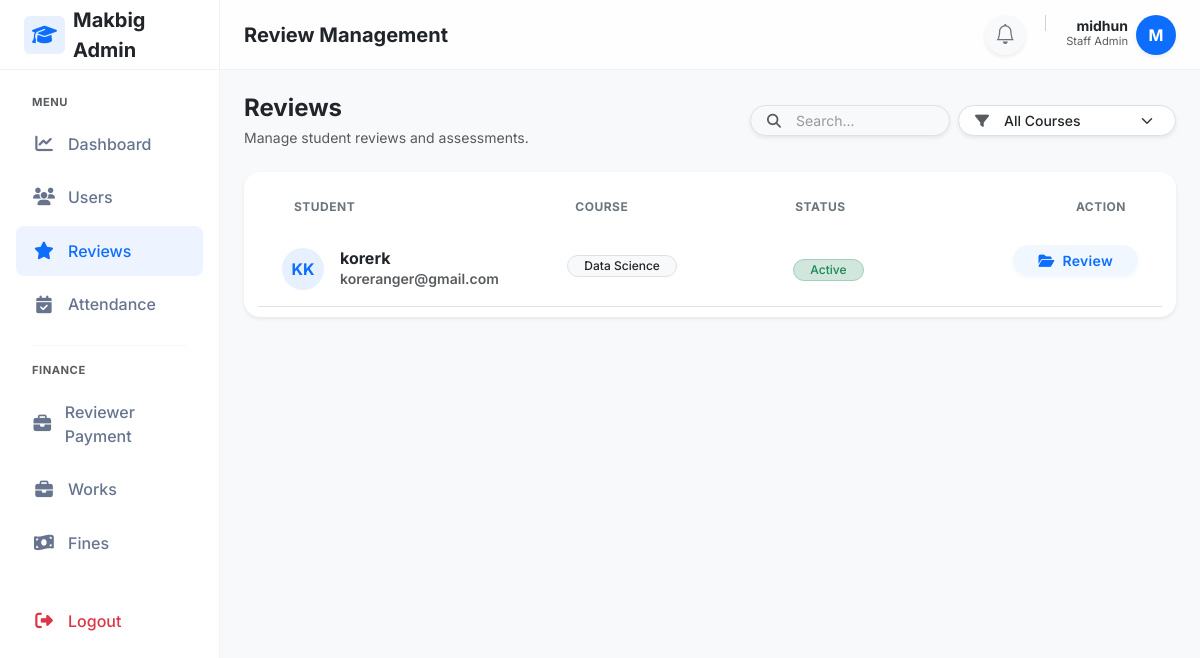
Page /staff/reviews/ (signed in) on the earlier database version.
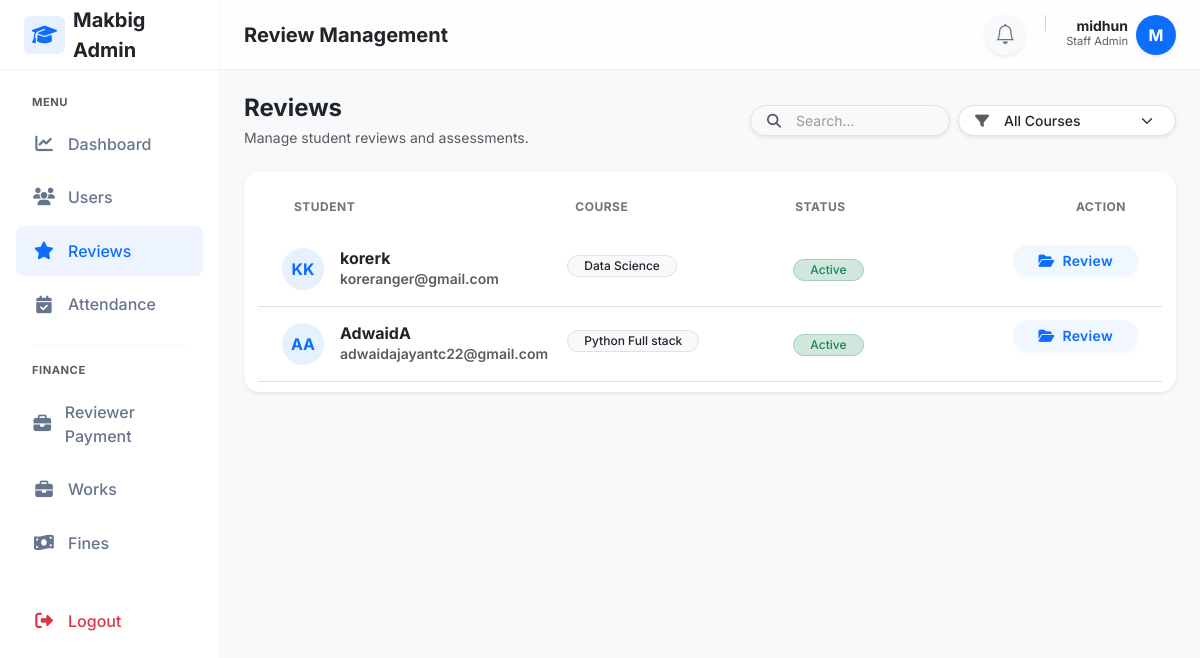
Same page on the later database version.
### adminpanel/models.py (models this page shows, shortened)
class StudentProfile(models.Model):
    user=models.OneToOneField(User, on_delete=models.CASCADE)
    course=models.ForeignKey(Course,on_delete=models.PROTECT)
    is_active = models.BooleanField(default=True)
    enrollment_date=models.DateField(auto_now_add=True)
    progress_percent=models.DecimalField(max_digits=5, decimal_places=2, default=0,validators=[MinValueValidator(Decimal('0.00')),MaxValueValidator(Decimal('100.00'))])

class User(AbstractUser):
    email=models.EmailField(unique=True,db_index=True)
    mobile_number = models.CharField(max_length=15, blank=True, null=True,validators=[mobile_validator])
    is_student=models.BooleanField(default=False)
    first_name = models.CharField(max_length=100,validators=[name_validator])
    last_name = models.CharField(max_length=100,validators=[name_validator])

class Course(models.Model):
    name=models.CharField(max_length=200)
    description=models.TextField(blank=True,null=True, max_length=2000)
    duration_months=models.PositiveIntegerField(default=6,validators=[MinValueValidator(1),MaxValueValidator(60)])

### reviews/views.py (the view)
# urls.py: path('staff/reviews/', views.staff_review_list, name='staff_review_list'),
@login_required(login_url='staff_login')
@user_passes_test(is_staff_user, login_url='staff_login')
def staff_review_list(request):
    courses=Course.objects.all()
    selected_course=request.GET.get('course')
    students=StudentProfile.objects.select_related('user','course')
    if selected_course:
        students=students.filter(course_id=selected_course)
    return render(request,'reviews/staff_review_list.html',{
        'courses':courses,
        'students':students,
        'selected_course':selected_course,
    })

### reviews/views.py (called while the page is built)
def is_staff_user(user):
    return user.is_active and (user.is_staff or user.is_superuser)

### reviewtickets/context_processors.py (called while the page is built)
def ticket_notifications(request):
    if request.user.is_authenticated and request.user.is_staff:
        count = ReviewTicket.objects.filter(
            status='pending',
            is_seen=False
        ).count()
        return {'ticket_notification_count': count}
    return {}

### templates/reviews/staff_review_list.html (shortened to what the changed rows need)
{% extends "layouts/staff_layout.html" %}
{% block content %}
<div class="card border-0 shadow-sm rounded-4 overflow-hidden">
    <div class="card-body p-0">
        {% for student in students %}
        <div class="student-row p-3 p-md-0 border-bottom">
            <div class="row align-items-center m-0 gx-3">
                <div class="col-12 col-md-4 py-md-3 ps-md-4 mb-2 mb-md-0">
                    <div class="d-flex align-items-center">
                        <div class="avatar rounded-circle bg-primary bg-opacity-10 text-primary d-flex align-items-center justify-content-center fw-bold me-3 flex-shrink-0"
                            style="width: 42px; height: 42px;">
                            {{ student.user.first_name|first|default:"U"|upper}}{{student.user.last_name|first|default:""|upper }}
                        </div>
                        <div class="fw-semibold text-dark text-truncate w-100">
                            <h6 class="mb-0 fw-bold text-dark text-truncate">{{ student.user.first_name }}{{student.user.last_name}}</h6>
                            <div class="small text-muted text-truncate">{{student.user.email }}</div>
                        </div>
                    </div>
                </div>
                <div class="col-6 col-md-3 py-md-3">
                    <span class="badge bg-light text-dark border rounded-pill fw-medium px-3 text-truncate max-w-100">
                        {{ student.course.name }}
                    </span>
                </div>
                <div class="col-6 col-md-2 py-md-3">
                    <span
                        class="badge bg-success-subtle text-success border border-success-subtle rounded-pill px-3 fw-medium">
                        Active
                    </span>
                </div>
                <div class="col-12 col-md-3 py-md-3 text-end pe-md-4 mt-2 mt-md-0 border-top border-md-0 pt-2 pt-md-0">
                    <a href="{% url 'staff_student_review' student.id %}?course={{ student.course.id }}"
                        class="btn btn-action-primary btn-sm rounded-pill px-4 w-100 w-md-auto d-inline-flex align-items-center justify-content-center">
                        <i class="fa-solid fa-folder-open me-2"></i> Review
                    </a>
                </div>
            </div>
        </div>
        {% endfor %}
    </div>
</div>
{% endblock %}

Differences in the rows shown:
added StudentProfile: user.first_name|first "A", user.last_name|first "A", user.first_name "Adwaid", user.last_name "A", user.email "adwaidajayantc22@gmail.com", course.name "Python Full stack"
